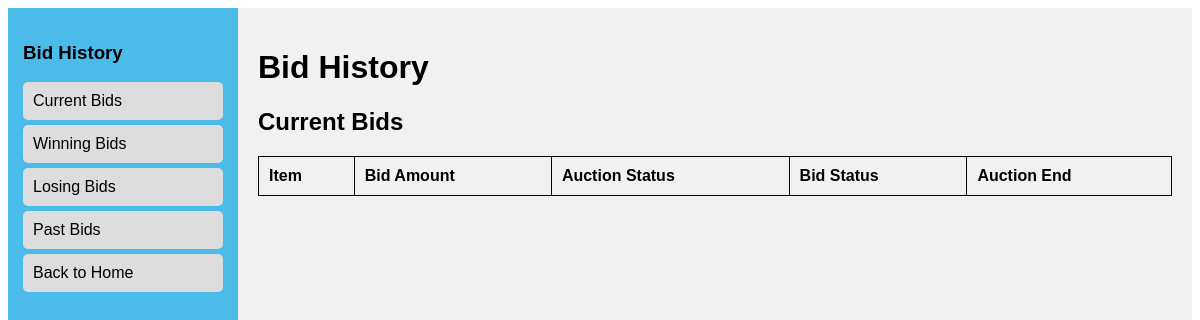
The page /bid_history (signed in) on the database as committed earlier.
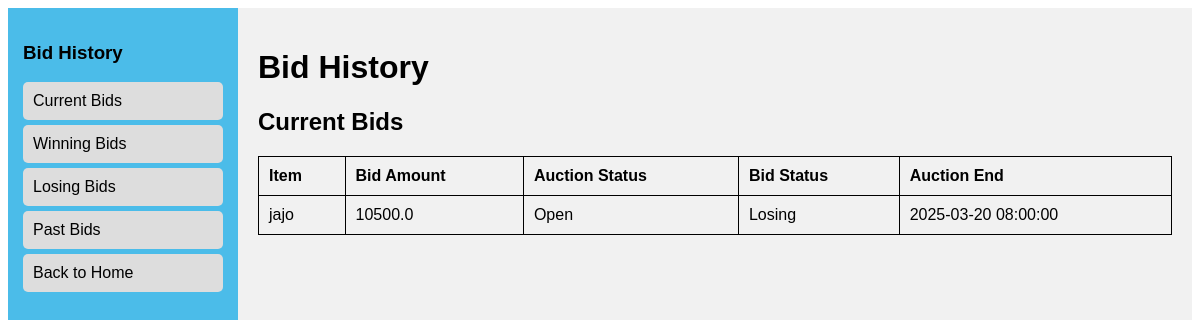
The same page on the database as committed later.
### models.py (models this page shows)
class AuctionItem(db.Model):
    id = db.Column(db.Integer, primary_key=True)
    title = db.Column(db.String(100), nullable=False)
    description = db.Column(db.Text, nullable=False)
    starting_price = db.Column(db.Float, nullable=False)
    image = db.Column(db.String(100), nullable=True)
    end_time = db.Column(db.DateTime(timezone=True), nullable=False, default=lambda: datetime.now(timezone.utc))
    bids = db.relationship('Bid', backref='auction_item', lazy=True)
    category = db.Column(db.String(50), nullable=False)  # New field for category
    additional_images = db.relationship('AdditionalImage', back_populates='auction_item', cascade="all, delete-orphan")
    serial_number = db.Column(db.String(50), nullable=True)
    model = db.Column(db.String(50), nullable=True)
    year_of_manufacture = db.Column(db.String(4), nullable=True)
    color = db.Column(db.String(30), nullable=True)
    primary_damage = db.Column(db.String(50), nullable=True)
    secondary_damage = db.Column(db.String(50), nullable=True)
    VIN = db.Column(db.String(17), nullable=True)
    odometer = db.Column(db.Integer, nullable=True)
    working = db.Column(db.String(10), nullable=True)  # Yes/No/Not Applicable
    sale_status = db.Column(db.String(20), default='Open')  # Open, Closed, or Sold

class Bid(db.Model):
    id = db.Column(db.Integer, primary_key=True)
    user_id = db.Column(db.Integer, db.ForeignKey('user.id'), nullable=False)
    auction_id = db.Column(db.Integer, db.ForeignKey('auction_item.id'), nullable=False)
    bid_amount = db.Column(db.Float, nullable=False)
    timestamp = db.Column(db.DateTime, default=datetime.now)
    user = db.relationship('User', backref='bids')

### app.py (the view)
@app.route('/bid_history')
@login_required
def bid_history():
    user_bids = Bid.query.filter_by(user_id=current_user.id).join(AuctionItem).all()
    current_bids = []
    winning_bids = []
    losing_bids = []
    bid_history = []
    for bid in user_bids:
        auction = db.session.get(AuctionItem, bid.auction_id)
        status = get_bid_status(current_user.id, auction)
        bid_info = {
            "item": auction.title,
            "bid_amount": bid.bid_amount,
            "auction_status": auction.sale_status,
            "bid_status": status,
            "auction_end": auction.end_time
        }
        if auction.sale_status == "Open":
            if status == "Winning":
                winning_bids.append(bid_info)
            else:
                losing_bids.append(bid_info)
            current_bids.append(bid_info)
        else:
            bid_info["bid_status"] = "Won" if status == "Winning" else "Lost"
            bid_history.append(bid_info)
    return render_template('bid_history.html', current_bids=current_bids, winning_bids=winning_bids,
                           losing_bids=losing_bids, bid_history=bid_history)

### app.py (called while the page is built)
@app.context_processor
def inject_user_model():
    from models import User  # Import your User model here
    return dict(User=User)

@login_manager.user_loader
def load_user(user_id):
    return db.session.get(User, int(user_id))

def get_bid_status(user_id, auction):
    highest_bid = Bid.query.filter_by(auction_id=auction.id).order_by(Bid.bid_amount.desc()).first()
    if highest_bid and highest_bid.user_id == user_id:
        return "Winning"
    return "Losing"

### templates/bid_history.html (shortened to what this page needs)
<!DOCTYPE html>
<html lang="en">
<head>
</head>
<body>
    <div class="sidebar">
        <h3>Bid History</h3>
        <a href="#" onclick="showTable('current-bids')">Current Bids</a>
        <a href="#" onclick="showTable('winning-bids')">Winning Bids</a>
        <a href="#" onclick="showTable('losing-bids')">Losing Bids</a>
        <a href="#" onclick="showTable('past-bids')">Past Bids</a>
        <a href="{{ url_for('home') }}">Back to Home</a>
    </div>
    <div class="content">
        <h1>Bid History</h1>
        <div id="current-bids" class="table-section">
            <h2>Current Bids</h2>
            <table>
                <tr>
                    <th>Item</th>
                    <th>Bid Amount</th>
                    <th>Auction Status</th>
                    <th>Bid Status</th>
                    <th>Auction End</th>
                </tr>
                {% for bid in current_bids %}
                <tr>
                    <td>{{ bid.item }}</td>
                    <td>{{ bid.bid_amount }}</td>
                    <td>{{ bid.auction_status }}</td>
                    <td>{{ bid.bid_status }}</td>
                    <td>{{ bid.auction_end }}</td>
                </tr>
                {% endfor %}
            </table>
        </div>
    </div>
</body>
</html>

Rows that differ between the two databases and show on the page:
now on this page (row edited): AuctionItem: item "jajo", auction_status "Open", auction_end "2025-03-20 08:00:00"
added Bid: bid_amount "10500.0"
Other text that changed with them:
new list line: "Losing"
